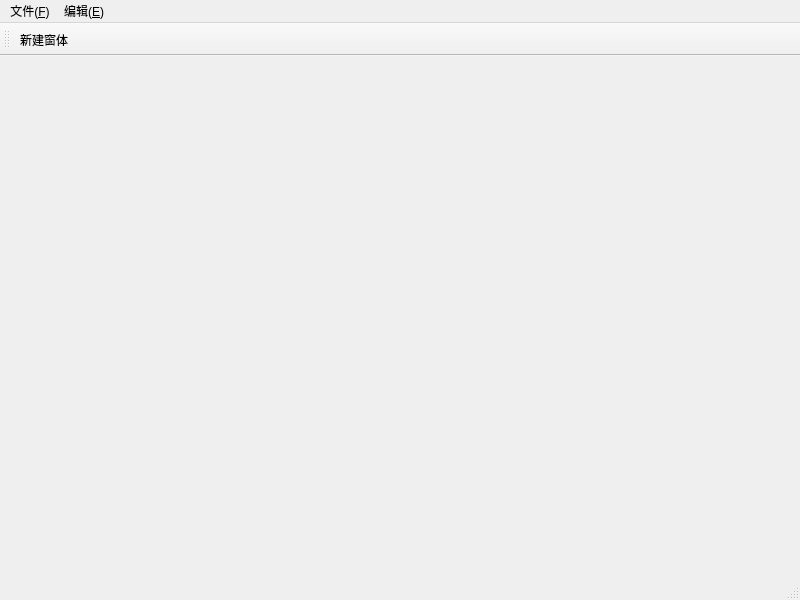
<?xml version="1.0" encoding="UTF-8"?>
<ui version="4.0">
 <class>MainWindow</class>
 <widget class="QMainWindow" name="MainWindow">
  <property name="geometry">
   <rect>
    <x>0</x>
    <y>0</y>
    <width>800</width>
    <height>600</height>
   </rect>
  </property>
  <property name="windowTitle">
   <string>MainWindow</string>
  </property>
  <widget class="QWidget" name="centralwidget">
   <widget class="QWidget" name="gridLayoutWidget">
    <property name="geometry">
     <rect>
      <x>310</x>
      <y>200</y>
      <width>160</width>
      <height>80</height>
     </rect>
    </property>
    <layout class="QGridLayout" name="MainGridLayout"/>
   </widget>
  </widget>
  <widget class="QMenuBar" name="menubar">
   <property name="geometry">
    <rect>
     <x>0</x>
     <y>0</y>
     <width>800</width>
     <height>23</height>
    </rect>
   </property>
   <widget class="QMenu" name="menu_F">
    <property name="title">
     <string>文件(&amp;F)</string>
    </property>
    <addaction name="fileOpenAction"/>
    <addaction name="fileNewAction"/>
    <addaction name="fileCloseAction"/>
   </widget>
   <widget class="QMenu" name="menu_E">
    <property name="title">
     <string>编辑(&amp;E)</string>
    </property>
   </widget>
   <addaction name="menu_F"/>
   <addaction name="menu_E"/>
  </widget>
  <widget class="QStatusBar" name="statusbar"/>
  <widget class="QToolBar" name="toolBar">
   <property name="windowTitle">
    <string>toolBar</string>
   </property>
   <attribute name="toolBarArea">
    <enum>TopToolBarArea</enum>
   </attribute>
   <attribute name="toolBarBreak">
    <bool>true</bool>
   </attribute>
   <addaction name="addWinAction"/>
  </widget>
  <action name="fileOpenAction">
   <property name="text">
    <string>打开</string>
   </property>
   <property name="shortcut">
    <string>Alt+O</string>
   </property>
  </action>
  <action name="fileNewAction">
   <property name="text">
    <string>新建</string>
   </property>
   <property name="shortcut">
    <string>Alt+N</string>
   </property>
  </action>
  <action name="fileCloseAction">
   <property name="text">
    <string>关闭</string>
   </property>
   <property name="shortcut">
    <string>Alt+C</string>
   </property>
  </action>
  <action name="addWinAction">
   <property name="text">
    <string>新建窗体</string>
   </property>
   <property name="toolTip">
    <string>添加窗体</string>
   </property>
  </action>
 </widget>
 <resources/>
 <connections/>
</ui>
